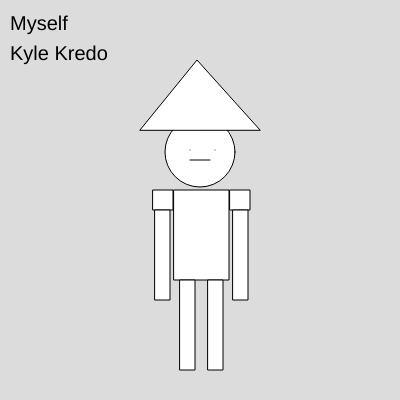
Frame 1 (no input)
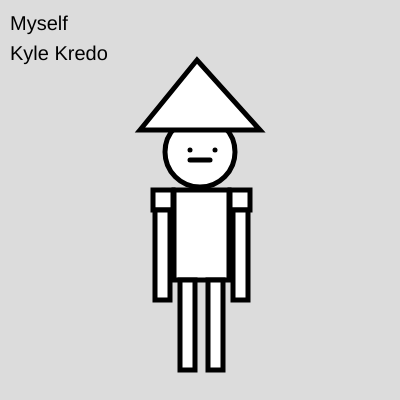
Frame 60 (no input)
Frame 120 (the mouse pressed at the canvas centre since frame 60): identical to frame 60, image omitted

The p5.js sketch that drew these frames (run headless with seeded random() and noise() and a simulated clock; from frame 60 on, the mouse is pressed at the canvas centre):

// p5.js sketch
// ── sketch.js
function setup() {
  createCanvas(400, 400);
}

function draw() {
  background(220);
  circle(200,152,70);
  rect(174,190,55,90);
  rect(180,280,15,90);
  rect(208,280,15,90);
  square(153,190,20);
  square(230,190,20);
  rect(233,210,15,90);
  rect(155,210,15,90);
  triangle(140,130,197,60,260,130);

  point(215,150);
  point(190,150);
  line(190,160,210,160);
  strokeWeight(5);
  textSize(20);
  text('Myself',10,30);
  text('Kyle Kredo',10,60);
  
}
  

// ── about.html
<!DOCTYPE html>

<html lang="en-US" dir="ltr">

  <head>

    <meta charset="utf-8"

    <meta name="viewport"

    content="width=device-width,

    initial-scale=1.0">

    <meta name="description"

    content="Welcome to my site!"

    <meta name="author"

    content="Kyle Kredo">

    <title>MART120HTML</title>

  </head>



  <body>

  <style>

    h1, h2 {font-family: arial;}

    body {font-family: sans-serif;}

    body {

  background-image: url("images/water.jpg");

  background-repeat: no-repeat;

  background-position: right top;

  background-attachment: scroll;



        text-decoration-color: white;

        text-align: center;

      }

      .container {

        background-color: black;

        color: white;

        width: 600px;

        margin: auto;

        padding: 20px;

        border: 1px solid white;

      }

      .story p, pre {

        background-color: black;

        color: white;

        font-size: medium;

        font-family: Arial;

      }





  </style>



  <div id="heading"

  class="container">

  <h1>Fishing with Horses</h1>

</div>



  <div id="story"

    class="container story">



  <p>I recently had the oppurtunity to spend a weekend in Salmon, Idaho

  with my best friend from high school on his dad's ranch. Much of the

weekend was spent fly fishing the pristine and untouched waters

that snaked through his dad's property pulling on wild rainbow trout

and even Tiger Trout. One day we decided to drive just shy of two hours north

from the property to a section of river that my friend insisted was

"phenomenal." The drive was gorgeous as the highway twisted through a deep canyon

that the adjacent river had carved out meticolously. We reached our destination,

a long dirt road that seemingly never ended , with a large ranch home to the left.

Immediately we are greeted by dogs and the owner's grandson who my friend knew.

Once granted permission to fish their waters, we began trekking through their

flooded fields with the deep and twisting river to our left. Consumed by the scenery

and visions of the trout we were yet to catch I did not Immediately notice that three

horses coming straight us at full gallop. My friend and his dad were already behind a fence

to my left and I ran over and hopped over just in time as the three horses arrived.

Two were completely red and the other was gorgeous in my eyes. Large, with a

black mane and face and a grey and blue body. We stood behind the fence anticipating

what they would do, but their demeanor seemed friendly so I slowly reached out a

hand to pet them. At first they drew back, but soon I was petting all of them.

We felt that it was safe to hop the fence and continue on our way, but once we hopped

over the horses would trot behind us and nibble our arms or hit our backpacks

with thier heads until we stopped and gave them the attention they seeked.

I was enjoying myself as I always have had a love for horses and this was the

closest I have ever been. We finally reached a spot where we would start fishing

and I must say I was more interested in the horses than the numerous trout in

the river. We laughed at the peculararity of our condition, trying to cast dry flies

while our back being hit by the horses heads or the horses being so excited each

time a fish was brought to net. After a couple of hours, our companions wandered off

and we soon after left as well. What a great way to spend my time in Idaho.</p>

</div><br>

<div id="cutty"

 class="container">





</div>





<img src="./images/horses.jpg"/>



<div id="caption"

 class="container"

</div>



<br>

 <a href="contact.html">Contact Page</a> <br>

 <br>

 <a href="index.html">Home Page</a>
<br><br>
 <a href="portfolio.html">Portfolio</a>



 </body>

 </html>

// ── contact.html
<!DOCTYPE html>

<html lang="en-US" dir="ltr">

  <head>

    <meta charset="utf-8">

  <meta name="viewport" content="width=device-width, initial-scale=1">

  <link rel="stylesheet" href="https://stackpath.bootstrapcdn.com/bootstrap/4.3.1/css/bootstrap.min.css" integrity="sha384-ggOyR0iXCbMQv3Xipma34MD+dH/1fQ784/j6cY/iJTQUOhcWr7x9JvoRxT2MZw1T" crossorigin="anonymous">

  <script src="https://stackpath.bootstrapcdn.com/bootstrap/4.3.1/js/bootstrap.min.js" integrity="sha384-JjSmVgyd0p3pXB1rRibZUAYoIIy6OrQ6VrjIEaFf/nJGzIxFDsf4x0xIM+B07jRM" crossorigin="anonymous"></script>

  </head>



  <body>

  <style>

    h1, h2 {font-family: arial;}

    body {font-family: sans-serif;}

  </style>



  <h1>Contact Me</h1>











         <button type="button" class="btn btn-primary">Facebook</button>

         <button type="button" class="btn btn-success">Instagram</button>



         <button type="button" class="btn btn-danger">Pinterest</button>

         <br><br>





       <form action="nextPage.html" type="Post">

           <p>First Name:</p> <input type="text" name="First Name"><br>

           <br>

           <p>Last Name:</p> <input type="text" name="Last Name"><br>

           <br>

           <p>Email:</p> <input type="text" name="Email"<br>

           <br><br>

           <p>Terms of Agreement</p> Agree:<input type="radio" name="Yes" value"Y">

           Disagree:<input type="radio" name="No" value"Y">

           <br><br><br>

           <button id="mySubmit" type="submit">Submit</button>

       </form>

<br><br>

       <a href="index.html">Home Page</a>

   </body>

</html>

// ── portfolio.html
<!DOCTYPE html>

<html lang="en-US" dir="ltr">

  <head>

    <meta charset="utf-8"

    <meta name="viewport"

    content="width=device-width,

    initial-scale=1.0">

    <meta name="description"

    content="Welcome to my site!"

    <meta name="author"

    content="Kyle Kredo">

    <title>MART120HTML</title>

  </head>



  <body>

  <style>

    h1, h2 {font-family: arial;}

    body {font-family: sans-serif;}

    body {

  background color: black;

  background-repeat: no-repeat;

  background-position: right top;

  background-attachment: scroll;



        text-decoration-color: white;

        text-align: center;

      }

      .container {

        background-color: black;

        color: white;

        width: 600px;

        margin: auto;

        padding: 20px;

        border: 1px solid white;

      }

      .story p, pre {

        background-color: black;

        color: white;

        font-size: medium;

        font-family: Arial;

      }





  </style>



  <div id="heading"

  class="container">

  <h1>My Portfolio</h1>

</div>

<br>

  <div id="story"

    class="container story">

<p>Welcome to my portfolio, a collection of images showcasing my work from this semester.<br> Enjoy!</p>
</div>
<br>
<div id="story"

class="container story"
  <p>Assignment 1</p>

</div>

<div id="cutty"

 class="container">

<img src="./images/hw1atom.png"/>


<img src="./images/hw1github.png"/>

<div id="caption"


 <p>In the first week of the class I learned more about what this semester would be like and familiarized myself with GitHub and Atom. I created my own Creative Coding repository on GitHub and a README.md on Atom. </p>

</div>


<div id="story"

class="container story"
  <p>Assignment 2</p>

</div>

<div id="cutty"

class="container">

<img src="./images/hw2artistlab.png"/>

<img src="./images/hw2hourofcode.png"/>

<div id="caption"


 <p>The second week of the class I got my first taste of coding. I have never coded
    before in my life so I was equally excited as I was anxious to begin the
    assignment. I completed the short coursework on One Hour of Code earning my
    Certificate of Completion as well as coding my own shape in the Artist Lab.
    This code consisted of drag and drop coding which I enjoyed because I was
    able to see the different options and functions that could be utilized.
</p>
</div>

<div id="story"

class="container story"
  <p>Assignment 3</p>

</div>

<div id="cutty"

class="container">

<img src="./images/hw3scratchgame.png"/>

<div id="caption"


 <p>
This week the intensity of coding began to increase with the creation of the
Scratch game. The game I created is a pretty simple arcade style game in which
the two characters, the bears, move independently. Points are earned by
colliding with the car. Each bear has at least 3 costumes and the background
changes once a higher score is reached. My broadcasting in this piece is
shown in the very start of the game when the two bears speak to each other.
One of the bears is controlled with arrow keys while the other is
controlled by mouse clicks. This piece was fun to make,
but rather confusing and frustrating at times. I struggled with some of the variables and functions.
 </p>

</div>

<div id="story"

class="container story"
  <p>Assignment 4</p>

</div>

<div id="cutty"

class="container">

<img src="./images/home.png"/>
<img src="./images/stayin.png"/>
<img src="./images/apphome.png"/>
<img src="./images/great.png"/>
<img src="./images/playlab.png"/>

<div id="caption"


 <p>
I really loved this assignment! The App portion was really fun and I really enjoyed creating my own interactive App. I created a decision making app in which the user chooses what the couple will do for their date night or day. Each screen gives the user an option to pick an activity shown or an option to do something else. If the user picks an activity shown, a screen saying “That sounds great!” will appear. If the user chooses to continue to other options, it will direct them to a new page of new options. I really struggled with the functions and creating the app pages at first, but once I got the hang of it, it was really easy and fun to use. The game portion of this assignment was not as fun for me. It was this week that I began to learn that I do not really enjoy making games. The game I made has two characters, the Dino and Octopus. The user can control the Dino with the arrow keys. The speed of this character randomly changes and will randomly shoot fire balls, while the octopus cannot be controlled. The octopus will move randomly and when the characters collide the octopus will say “Hey!”
 </p>

</div>

<div id="story"

class="container story"
  <p>Assignment 5</p>

</div>

<div id="cutty"
class="container">
<img src="./images/bear2.png"/>
<img src="./images/horse.png"/>
<img src="./images/polarbear.png"/>
<img src="./images/bison.png"/>

<div id="caption"


 <p>
This assignment was really not enjoyable for me. Not being a gamer, I did not find creating games to be fun. It is interesting to me however and I do now have a much greater appreciation for game makers and the painstaking work and detail that goes into them. In this game I have 5 characters, a bear cub, a bison, a horse, and two large bears. I made a simple story in which the bear cub is lost and the father bear is looking for him. The father bear asks each of the animals if they have seen his son. The camera moves to each animal and the bear moves with him. The bear cub and bear dad are handled with the keyboard and mouse clicks. At the end of the game the bison and bear dad “fight” and the collision causes the bears and the bison to move apart from each other. This was a great exposure to other types of code.
 </p>

</div>

<div id="story"

class="container story"
  <p>Assignment 6</p>

</div>

<div id="cutty"
class="container">
<img src="./images/hw6page1.png"/>
<img src="./images/secondpage1.png"/>
<img src="./images/hw6contact.png"/>

<div id="caption"

 <p>Working with HTML and the future web assignments were my favorite assignments in this class. I think it is super cool to code a web page and then actually be able to view it and use it. I made three HTML pages here, the first one contained different listing styles, the second a story and image and the last a contact page. It was really cool to incorporate my own interests and stories in an assignment. Creating and working with forms were tricky, but they are essential to any site so I was really happy to learn them. I am really interested in web design and utilizing these skills in my career so I found this week to be very fascinating. I learned that there are different ways to create lists and how to link pages together, creating a simple yet effective site.
 </p>

</div>

<div id="story"

class="container story"
  <p>Assignment 7</p>

</div>

<div id="cutty"
class="container">
<img src="./images/page2.png"/>
<img src="./images/h7contact.png"/>

<div id="caption"

 <p>A continuation of last week’s assignment, I learned how to implement inline styles in my work and CSS. I really have fallen in love with CSS and styling of HTML. Being able to learn how to use ID selectors, class selectors, and CDN made my site much more functional and user friendly. I used CSS to add a background image to page two. Bootstrap and CDN were a bit tricky to get working, but once I did, the site looked and worked much better. It felt like I could not get the Bootstrap to link properly, but after a while I got it.</p>

</div>

<div id="story"

class="container story"
  <p>Assignment 8</p>

</div>

<div id="cutty"
class="container">
<img src="./images/h8contact.png"/>
<img src="./images/mathgame.png"/>

<div id="caption"

 <p>JavaScript has been an ongoing challenge for me. I could not figure out how to make the notices appear and the forms required. I was not sure what I was doing wrong. I got some elements to work, but it seemed like I would get one element to work and then that would mess up other functions that were fine before. The math game was a nightmare. I really struggled with that too. I was able to somewhat make the print out of the score and answers correct work, but not entirely. I learned that JavaScript is an essential component of any functional site, and I look forward to becoming better at it.</p>

</div>

<div id="story"

class="container story"
  <p>Assignment 9</p>

</div>

<div id="cutty"
class="container">
<img src="./images/portait.png"/>

<div id="caption"
<p>This week was a nice break after last week’s nightmare.  P5js is a neat platform and I enjoyed working with it and creating the simple shapes.  Basically the shapes created a crude image of a person and it was interesting to me how much input went into getting those shapes to appear. I am spoiled with Photoshop and Illustrator where creating an image like this would take a few minutes, but I enjoyed the challenge this week offered. </p>

</div>

<div id="story"

class="container story"
  <p>Assignment 10</p>

</div>

<div id="cutty"
class="container">
<img src="./images/moving.png"/>

<div id="caption"
<p>Continuing from last week I learned how to make my shapes move and change speeds through functions. I had two shapes move back and forth along the x axis and another two shapes along the y axis as well as a couple shapes moving diagonally. I struggled with making just my title element to change size, because both my name and title would change size. I tried a lot of different functions, but could not get it to work correctly. </p>
</div>

<div id="story"

class="container story"
  <p>Assignment 11</p>

</div>

<div id="cutty"
class="container">
<img src="./images/hw11.png"/>

<div id="caption"
<p>This week I made a spore like game in which the player was controlled with the arrow keys and I created an exit. When the player hits the exit , “You Win” appears. I used if / statements and logical operators to create the elements in the game. I learned how to make a functional game that the user could control the player. I think it would be cool to incorporate score and have two players.
</p>
</div>

<div id="story"

class="container story"
  <p>Assignment 12</p>

</div>

<div id="cutty"
class="container">
<img src="./images/hw12.png"/>

<div id="caption"
<p>This assignment was a challenge. I struggled with functions and had a hard time understanding how they worked. It always felt like I would get one element to work properly and then the rest would not be called. Professor Cassens was a great help and with him I was able to scrap together most of the assignment. I could not figure out how call the mouse-clicked function and my “You Win” function did not work ideally. I wanted it to only be called when the player collided with the exit, but it would run once the player would move.
</p>
</div>

<div id="story"

class="container story"
  <p>Assignment 13</p>

</div>

<div id="cutty"
class="container">
<img src="./images/game.png"/>

<div id="caption"
<p>Arrays were a bit of a nightmare for me too. I could not wrap my head around how they worked, but with Professor Cassens’ help again, I was able to whip up a somewhat finished project. I experienced similar challenges again in this assignment with not being able to create a proper text array as well as my mouse click array. I could not get the shapes to move randomly, only change colors. I also struggled with the exit and making it appear. Overall the last few assignments were a challenge for me, but I learned a bit about how these games are created and the uses that these programs offer. Much respect and appreciation to those who excel at this.
</p>
</div>

<br>

 <a href="about.html">Next Page</a> <br>
 <br>
 <a href="index.html">Home Page</a>
 <br><br>
 <a href="contact.html">Contact</a>



 </body>

 </html>
